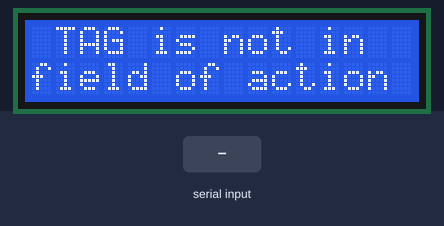
Bench run of a sketch on a simulated Arduino Uno, built with avr-gcc and run on an emulated ATmega328P. On the bench: 16×2 character LCD. Inputs (shaded band) come from the test bench.

Above: at 1.2 s.
1.3 s: "1" received over the second serial link
At 2.8 s:
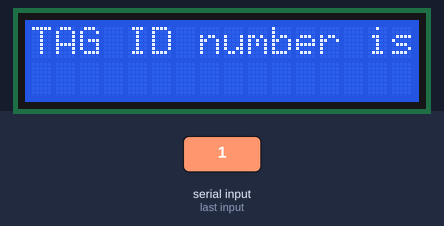
Timing chart, 0 to 4.3 s (numbered marks = the images above; inputs shaded):
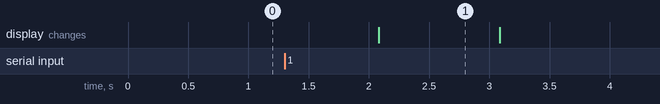

The sketch:

sketch_LCD_display_RFID.ino
```cpp
#include <LiquidCrystal.h>
#include <SoftwareSerial.h>

SoftwareSerial RFID(10, 11);
LiquidCrystal lcd(2, 3, 4, 5, 6, 7);

void setup() {
//  Serial.begin(9600);
//  Serial.println("Serial Ready");

RFID.begin(9600);
// Serial.println("RFID Ready");

lcd.begin(16, 2);

}

void loop() {
int index =0 ;

char unit;
String msg;
//while no card is in field of action

if(msg==0){
lcd.setCursor(0,0);
lcd.print(" TAG is not in  ");
lcd.setCursor(0,1);
lcd.print("field of action ");
}
while(RFID.available()>0){
         //when card is in field
lcd.setCursor(0,0);
lcd.print("TAG ID number is");
lcd.setCursor(0,1);
lcd.print("                ");
//clearing previos data

unit = RFID.read();

index++;

msg += unit;

if(index == 12)  {
//       Serial.print("Tag ID:");
// uncomment it for serial debugging
//       Serial.println(msg);
lcd.setCursor(2,1);

lcd.print(msg);
break; }

}
msg="";
    //clearing msg container
delay(1000);
    //giving delay for persistence of vision
}
```

Measured:
- after the input at 1.3 s, the display: changes after 0.78 s (image 1)
- what the display in image 1 shows lasts 1.0 s, from 2.1 s to 3.1 s
